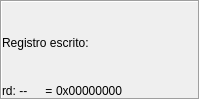
          <widget class="QFrame" name="W_rd_frame">
           <property name="frameShape">
            <enum>QFrame::Box</enum>
           </property>
           <property name="frameShadow">
            <enum>QFrame::Sunken</enum>
           </property>
           <layout class="QGridLayout" name="gridLayout_5">
            <property name="leftMargin">
             <number>0</number>
            </property>
            <property name="topMargin">
             <number>0</number>
            </property>
            <property name="rightMargin">
             <number>0</number>
            </property>
            <property name="bottomMargin">
             <number>0</number>
            </property>
            <property name="spacing">
             <number>0</number>
            </property>
            <item row="2" column="0">
             <widget class="QLabel" name="W_rd_num">
              <property name="sizePolicy">
               <sizepolicy hsizetype="Fixed" vsizetype="Preferred">
                <horstretch>0</horstretch>
                <verstretch>0</verstretch>
               </sizepolicy>
              </property>
              <property name="minimumSize">
               <size>
                <width>40</width>
                <height>0</height>
               </size>
              </property>
              <property name="text">
               <string>rd: --</string>
              </property>
             </widget>
            </item>
            <item row="2" column="1">
             <widget class="QLabel" name="label_10">
              <property name="sizePolicy">
               <sizepolicy hsizetype="Fixed" vsizetype="Fixed">
                <horstretch>0</horstretch>
                <verstretch>0</verstretch>
               </sizepolicy>
              </property>
              <property name="text">
               <string> = </string>
              </property>
             </widget>
            </item>
            <item row="2" column="2">
             <widget class="QLabel" name="W_rd_val">
              <property name="text">
               <string>0x00000000</string>
              </property>
             </widget>
            </item>
            <item row="0" column="0" rowspan="2" colspan="3">
             <widget class="QLabel" name="label_8">
              <property name="text">
               <string>Registro escrito:</string>
              </property>
             </widget>
            </item>
           </layout>
          </widget>
